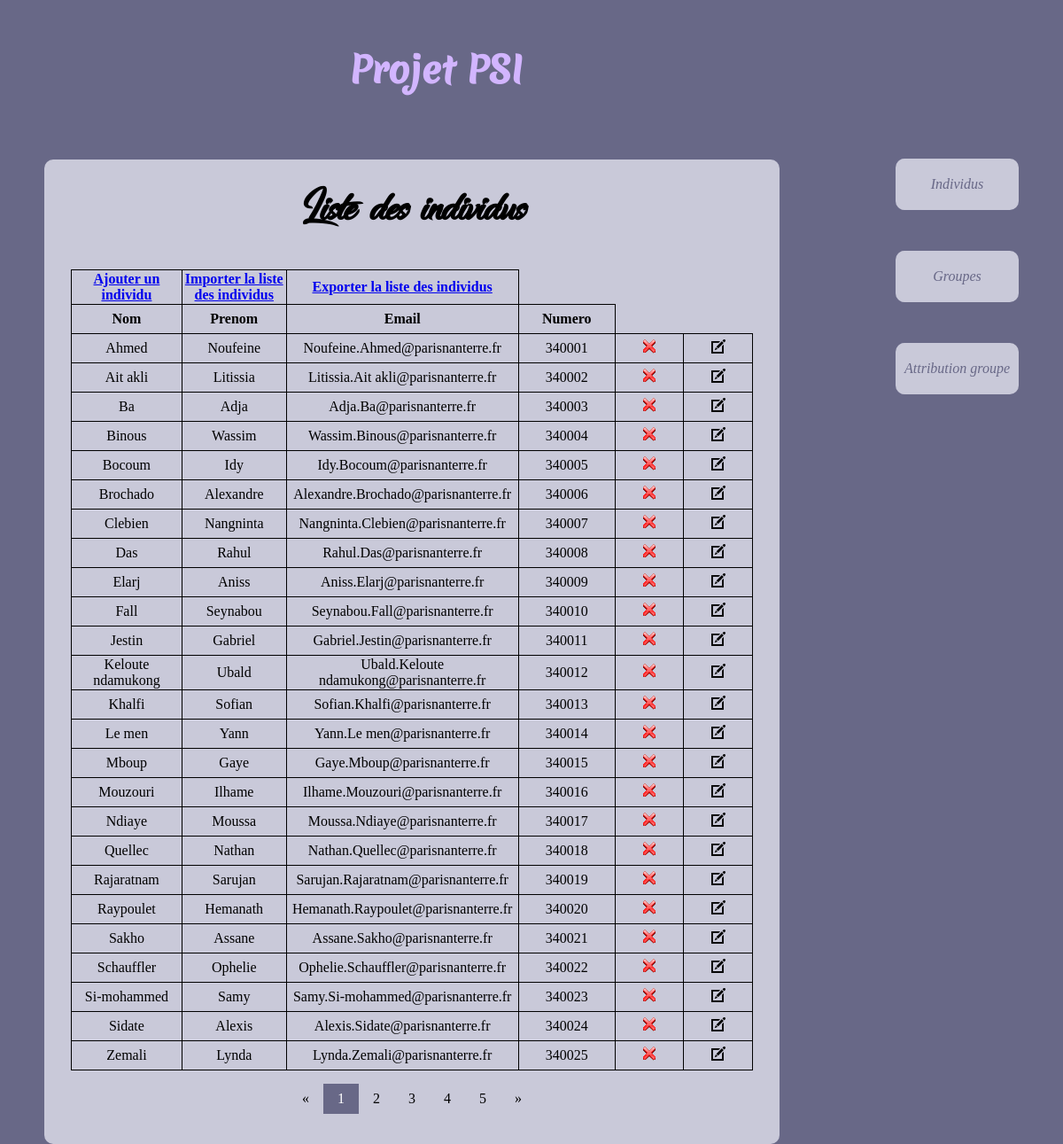
/?controller=list&action=individ, run on the app's committed database.
### tables this page shows
CREATE TABLE `Individu` (
  `id_individu` int(11) NOT NULL,
  `Nom` varchar(70) NOT NULL,
  `Prenom` varchar(70) NOT NULL,
  `email` varchar(140) NOT NULL,
  `num` int(50) NOT NULL,
  `id_annuaire` int(50) DEFAULT NULL,
  `id_statut` int(11) DEFAULT NULL
);

### Views/view_last.php (called while the page is built)
<?php
require_once 'view_begin.php';
require_once 'view_list_individu.php';
?>

### Controllers/Controller_list.php (called while the page is built, shortened)
<?php
class Controller_list extends Controller{
	public function action_individ(){
		$m = Model::get_model();
		$data =['tab' => $m->get_last(), 'taille' => $m->get_nb_individus(),'url' => '?controller=list&action=pagination&start='];
		$this->render('last',$data);
	}
}
?>

### Models/Model.php (called while the page is built, shortened)
<?php
class Model{
	private $db;
	private static $instance = null;
	private function __construct() {
		try {
			$this->db = new PDO('mysql:host=localhost;dbname=PSI', 'root', 'root');
			$this->db->query('SET NAMES utf8');
			$this->db->setAttribute(PDO::ATTR_ERRMODE, PDO::ERRMODE_EXCEPTION);
		}
		catch (PDOException $e) {
			die ('Echec connexion, erreur n°'. $e->getCode() . ':' . $e->getMessage());
		}
	}
	public static function get_model(){
		if (is_null(self::$instance))
		self::$instance = new Model();
		return self::$instance;
	}
	public function get_last(){
		$requete = $this->db->prepare("select * from individu ORDER BY id_individu asc limit 25");
		$requete->execute();
		return $requete->fetchAll(PDO::FETCH_ASSOC);
	}
	public function get_nb_individus()
	{
		$requete = $this->db->prepare("SELECT COUNT(*) FROM individu");
		$requete->execute();
		$tab = $requete->fetch(PDO::FETCH_NUM);
		return $tab[0];
	}
}
?>

### Utils/functions.php (called while the page is built)
<?php
function e($message){
	return htmlspecialchars($message, ENT_QUOTES);
}

### Views/view_list_individu.php (the view, shortened to what this page needs)
<?php
require_once 'view_begin.php';
?>
<main>
<table>
	<h1> Liste des individus </h1>
	<div class="row">
	<tr>
		<td><STRONG><a href="?controller=set&action=form_add_individ"> Ajouter un individu</a></STRONG></td>
		<td><STRONG><a href="javascript:void(0);" class="btn btn-success" onclick="formToggle('importFrm');"><i class="plus"></i> Importer la liste des individus</a></STRONG></td>
		<td><STRONG><a href="exportData.php" class="btn btn-primary"><i class="exp"></i>Exporter la liste des individus</a></STRONG>
		</td>
	</tr>
	<tr>
		<td>
			<STRONG>Nom</STRONG>
		</td>
		<td>
			<STRONG>Prenom</STRONG>
		</td>
		<td>
			<STRONG>Email</STRONG>
		</td>
		<td>
			<STRONG>Numero</STRONG>
		</td>
	</tr>
	<?php foreach($tab as $value): ?>
		<tr>
			<td>
				<?= e($value['Nom']) ?></a>
			</td>
			<td>
				<?= e($value['Prenom']);?>
			</td>
			<td>
				<?= e($value['email']);?>
			</td>
			<td>
				<?= e($value['num']);?>
			</td>
			<td>
				<a href="?controller=set&action=remove_individu&id_individu=<?= $value["id_individu"] ?>"><img src="Content/img/remove-icon.png" alt="" class="icone"/></a>
			</td>
			<td>
				<a href="?controller=set&action=form_update&id_individu=<?= $value["id_individu"] ?>"><img src="Content/img/edit-icon.png" alt="" class="icone"/></a>
			</td>
		</tr>
	<?php endforeach; ?>
</table>
<center>
	<div class="pagination">
		<?php
		if($_GET['start']==1)
			echo '<a href="">&laquo;</a>';
		else
			echo '<a href="' . e($url) . ($_GET['start']-1) . '">&laquo;</a>';
		?>
		<?php
		if(($_GET['start']-4)<1){
			$i=1;
		}
		else{
			$i=($_GET['start']-4);
		}
		if(($_GET['start']+5)<($taille/25)){
			$max=($_GET['start']+5);
		}
		else{
			$max=($taille/25);
		}
		for ($i; $i <$max ; $i++) {
			if($i==$_GET['start'])
				echo '<a href="' . e($url) . $i . '" class=active>' . $i . '</a>';
			else
				echo '<a href="' . e($url) . $i . '">' . $i . '</a>';
		}
		if ($_GET['start']==floor($taille/25))
			echo '<a href="">&raquo;</a>';
		else
			echo '<a href="' . e($url) . ($_GET['start']+1) .'">&raquo;</a>';
		?>
	</div>
</center>
</main>
</body>
</html>

### Content/css/nobel.css (style rules this page uses)
body { width : 70%; background-color : #686887; margin:auto; overflow-y: scroll ; position: relative; }
main { width : 70%; margin-left : 150px; margin-right: 100px; background-color : #C9C9D9; border-radius : 10px; padding : 30px; position: relative; }
h1 { font-family: "dancing_in_the_rainbow"; font-size: 3.5em; text-align: center; margin-top: 0px; }
table { border-collapse : collapse; margin : auto; }
td,th { border : 1px solid black; width : 300px; height : 30px; text-align : center; }
img.icone { width: 16px; }
a.active { color : red; }
@media screen and (min-width: 1100px) and (max-width: 1400px) { body { width : 1100px; } }
@media screen and (min-width: 1100px) and (max-width: 1400px) { main, header { margin-left : 0px; } }
.pagination { display: inline-block; margin-top: 2%; }
.pagination a { color: black; float: left; padding: 8px 16px; text-decoration: none; }
.pagination a.active { background-color: #686887; color: white; }

### data on the page
individu: Nom "Ahmed", Prenom "Noufeine", email "Noufeine.Ahmed@parisnanterre.fr", num "340001"
individu: Nom "Ait akli", Prenom "Litissia", email "Litissia.Ait akli@parisnanterre.fr", num "340002"
individu: Nom "Ba", Prenom "Adja", email "Adja.Ba@parisnanterre.fr", num "340003"
individu: Nom "Binous", Prenom "Wassim", email "Wassim.Binous@parisnanterre.fr", num "340004"
individu: Nom "Bocoum", Prenom "Idy", email "Idy.Bocoum@parisnanterre.fr", num "340005"
individu: Nom "Brochado", Prenom "Alexandre", email "Alexandre.Brochado@parisnanterre.fr", num "340006"
individu: Nom "Clebien", Prenom "Nangninta", email "Nangninta.Clebien@parisnanterre.fr", num "340007"
individu: Nom "Das", Prenom "Rahul", email "Rahul.Das@parisnanterre.fr", num "340008"
individu: Nom "Elarj", Prenom "Aniss", email "Aniss.Elarj@parisnanterre.fr", num "340009"
individu: Nom "Fall", Prenom "Seynabou", email "Seynabou.Fall@parisnanterre.fr", num "340010"
individu: Nom "Jestin", Prenom "Gabriel", email "Gabriel.Jestin@parisnanterre.fr", num "340011"
individu: Nom "Keloute ndamukong", Prenom "Ubald", email "Ubald.Keloute ndamukong@parisnanterre.fr", num "340012"
individu: Nom "Khalfi", Prenom "Sofian", email "Sofian.Khalfi@parisnanterre.fr", num "340013"
individu: Nom "Le men", Prenom "Yann", email "Yann.Le men@parisnanterre.fr", num "340014"
individu: Nom "Mboup", Prenom "Gaye", email "Gaye.Mboup@parisnanterre.fr", num "340015"
individu: Nom "Mouzouri", Prenom "Ilhame", email "Ilhame.Mouzouri@parisnanterre.fr", num "340016"
individu: Nom "Ndiaye", Prenom "Moussa", email "Moussa.Ndiaye@parisnanterre.fr", num "340017"
individu: Nom "Quellec", Prenom "Nathan", email "Nathan.Quellec@parisnanterre.fr", num "340018"
individu: Nom "Rajaratnam", Prenom "Sarujan", email "Sarujan.Rajaratnam@parisnanterre.fr", num "340019"
individu: Nom "Raypoulet", Prenom "Hemanath", email "Hemanath.Raypoulet@parisnanterre.fr", num "340020"
individu: Nom "Sakho", Prenom "Assane", email "Assane.Sakho@parisnanterre.fr", num "340021"
individu: Nom "Schauffler", Prenom "Ophelie", email "Ophelie.Schauffler@parisnanterre.fr", num "340022"
individu: Nom "Si-mohammed", Prenom "Samy", email "Samy.Si-mohammed@parisnanterre.fr", num "340023"
individu: Nom "Sidate", Prenom "Alexis", email "Alexis.Sidate@parisnanterre.fr", num "340024"
individu: Nom "Zemali", Prenom "Lynda", email "Lynda.Zemali@parisnanterre.fr", num "340025"
